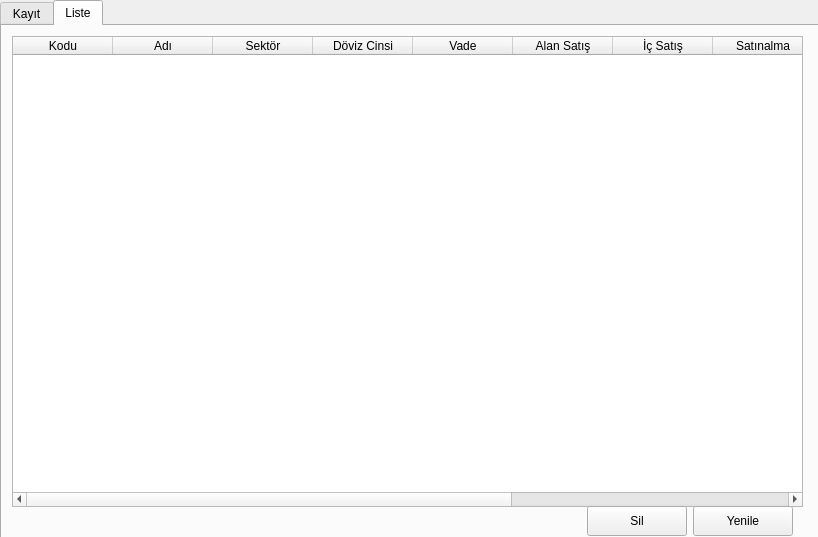
<?xml version="1.0" encoding="UTF-8"?>
<ui version="4.0">
 <class>Form</class>
 <widget class="QWidget" name="Form">
  <property name="geometry">
   <rect>
    <x>0</x>
    <y>0</y>
    <width>818</width>
    <height>537</height>
   </rect>
  </property>
  <property name="windowTitle">
   <string>Form</string>
  </property>
  <property name="windowIcon">
   <iconset theme="QIcon::ThemeIcon::ContactNew"/>
  </property>
  <widget class="QTabWidget" name="tabWidget">
   <property name="geometry">
    <rect>
     <x>0</x>
     <y>0</y>
     <width>820</width>
     <height>541</height>
    </rect>
   </property>
   <property name="currentIndex">
    <number>1</number>
   </property>
   <widget class="QWidget" name="kTab">
    <attribute name="title">
     <string>Kayıt</string>
    </attribute>
    <widget class="QLabel" name="result">
     <property name="geometry">
      <rect>
       <x>70</x>
       <y>490</y>
       <width>171</width>
       <height>16</height>
      </rect>
     </property>
     <property name="text">
      <string/>
     </property>
    </widget>
    <widget class="QPushButton" name="saveButton">
     <property name="geometry">
      <rect>
       <x>692</x>
       <y>480</y>
       <width>100</width>
       <height>30</height>
      </rect>
     </property>
     <property name="text">
      <string>Kaydet</string>
     </property>
     <property name="icon">
      <iconset theme="QIcon::ThemeIcon::DocumentSave"/>
     </property>
    </widget>
    <widget class="QFrame" name="accountinf">
     <property name="geometry">
      <rect>
       <x>0</x>
       <y>20</y>
       <width>791</width>
       <height>161</height>
      </rect>
     </property>
     <property name="frameShape">
      <enum>QFrame::Shape::StyledPanel</enum>
     </property>
     <property name="frameShadow">
      <enum>QFrame::Shadow::Raised</enum>
     </property>
     <widget class="QLineEdit" name="ckodu_line">
      <property name="geometry">
       <rect>
        <x>80</x>
        <y>11</y>
        <width>231</width>
        <height>22</height>
       </rect>
      </property>
     </widget>
     <widget class="QLineEdit" name="cadi_line">
      <property name="geometry">
       <rect>
        <x>80</x>
        <y>50</y>
        <width>231</width>
        <height>22</height>
       </rect>
      </property>
     </widget>
     <widget class="QLineEdit" name="csektor_line">
      <property name="geometry">
       <rect>
        <x>80</x>
        <y>90</y>
        <width>231</width>
        <height>22</height>
       </rect>
      </property>
     </widget>
     <widget class="QLabel" name="ckodu_label">
      <property name="geometry">
       <rect>
        <x>10</x>
        <y>11</y>
        <width>61</width>
        <height>16</height>
       </rect>
      </property>
      <property name="text">
       <string>Cari Kodu</string>
      </property>
     </widget>
     <widget class="QLabel" name="cadi_label">
      <property name="geometry">
       <rect>
        <x>10</x>
        <y>50</y>
        <width>49</width>
        <height>16</height>
       </rect>
      </property>
      <property name="text">
       <string>Cari Adı</string>
      </property>
     </widget>
     <widget class="QLabel" name="csektor_label">
      <property name="geometry">
       <rect>
        <x>10</x>
        <y>90</y>
        <width>49</width>
        <height>16</height>
       </rect>
      </property>
      <property name="text">
       <string>Sektörü</string>
      </property>
     </widget>
     <widget class="QLabel" name="dc_label">
      <property name="geometry">
       <rect>
        <x>10</x>
        <y>130</y>
        <width>61</width>
        <height>16</height>
       </rect>
      </property>
      <property name="text">
       <string>Döviz Cinsi</string>
      </property>
     </widget>
     <widget class="QLabel" name="isatis_label">
      <property name="geometry">
       <rect>
        <x>450</x>
        <y>50</y>
        <width>49</width>
        <height>16</height>
       </rect>
      </property>
      <property name="text">
       <string>İç Satış</string>
      </property>
     </widget>
     <widget class="QLineEdit" name="asatis_line">
      <property name="geometry">
       <rect>
        <x>520</x>
        <y>11</y>
        <width>231</width>
        <height>22</height>
       </rect>
      </property>
     </widget>
     <widget class="QLineEdit" name="isatis_line">
      <property name="geometry">
       <rect>
        <x>520</x>
        <y>50</y>
        <width>231</width>
        <height>22</height>
       </rect>
      </property>
     </widget>
     <widget class="QLabel" name="asatis_label">
      <property name="geometry">
       <rect>
        <x>450</x>
        <y>11</y>
        <width>61</width>
        <height>16</height>
       </rect>
      </property>
      <property name="text">
       <string>Alan Satış</string>
      </property>
     </widget>
     <widget class="QLabel" name="vade_label">
      <property name="geometry">
       <rect>
        <x>180</x>
        <y>130</y>
        <width>51</width>
        <height>20</height>
       </rect>
      </property>
      <property name="text">
       <string>Vade</string>
      </property>
     </widget>
     <widget class="QLineEdit" name="vade_line">
      <property name="geometry">
       <rect>
        <x>240</x>
        <y>130</y>
        <width>71</width>
        <height>22</height>
       </rect>
      </property>
     </widget>
     <widget class="QLineEdit" name="satinalma_line">
      <property name="geometry">
       <rect>
        <x>520</x>
        <y>90</y>
        <width>231</width>
        <height>22</height>
       </rect>
      </property>
     </widget>
     <widget class="QLineEdit" name="email_line">
      <property name="geometry">
       <rect>
        <x>520</x>
        <y>129</y>
        <width>231</width>
        <height>22</height>
       </rect>
      </property>
     </widget>
     <widget class="QLabel" name="email_label">
      <property name="geometry">
       <rect>
        <x>450</x>
        <y>129</y>
        <width>49</width>
        <height>16</height>
       </rect>
      </property>
      <property name="text">
       <string>E-Posta</string>
      </property>
     </widget>
     <widget class="QLabel" name="satinalma_label">
      <property name="geometry">
       <rect>
        <x>450</x>
        <y>90</y>
        <width>61</width>
        <height>16</height>
       </rect>
      </property>
      <property name="text">
       <string>Satınalma</string>
      </property>
     </widget>
     <widget class="QComboBox" name="dc_box">
      <property name="geometry">
       <rect>
        <x>80</x>
        <y>127</y>
        <width>75</width>
        <height>25</height>
       </rect>
      </property>
      <item>
       <property name="text">
        <string>TL</string>
       </property>
      </item>
      <item>
       <property name="text">
        <string>USD</string>
       </property>
      </item>
      <item>
       <property name="text">
        <string>EURO</string>
       </property>
      </item>
     </widget>
    </widget>
    <widget class="QLabel" name="label">
     <property name="geometry">
      <rect>
       <x>10</x>
       <y>186</y>
       <width>111</width>
       <height>20</height>
      </rect>
     </property>
     <property name="font">
      <font>
       <pointsize>11</pointsize>
       <bold>false</bold>
       <underline>true</underline>
      </font>
     </property>
     <property name="text">
      <string>İletişim Bilgisi</string>
     </property>
    </widget>
    <widget class="QLabel" name="durum">
     <property name="geometry">
      <rect>
       <x>10</x>
       <y>490</y>
       <width>61</width>
       <height>16</height>
      </rect>
     </property>
     <property name="text">
      <string>Durum :</string>
     </property>
    </widget>
    <widget class="QFrame" name="address">
     <property name="geometry">
      <rect>
       <x>0</x>
       <y>210</y>
       <width>791</width>
       <height>251</height>
      </rect>
     </property>
     <property name="frameShape">
      <enum>QFrame::Shape::StyledPanel</enum>
     </property>
     <property name="frameShadow">
      <enum>QFrame::Shadow::Raised</enum>
     </property>
     <widget class="QLineEdit" name="addr_line">
      <property name="geometry">
       <rect>
        <x>80</x>
        <y>11</y>
        <width>671</width>
        <height>22</height>
       </rect>
      </property>
     </widget>
     <widget class="QLabel" name="addr_label">
      <property name="geometry">
       <rect>
        <x>10</x>
        <y>13</y>
        <width>61</width>
        <height>16</height>
       </rect>
      </property>
      <property name="text">
       <string>Adres</string>
      </property>
     </widget>
     <widget class="QLineEdit" name="province_line">
      <property name="geometry">
       <rect>
        <x>80</x>
        <y>50</y>
        <width>161</width>
        <height>22</height>
       </rect>
      </property>
     </widget>
     <widget class="QLabel" name="province_label">
      <property name="geometry">
       <rect>
        <x>10</x>
        <y>52</y>
        <width>61</width>
        <height>16</height>
       </rect>
      </property>
      <property name="text">
       <string>İl</string>
      </property>
     </widget>
     <widget class="QLabel" name="district_label">
      <property name="geometry">
       <rect>
        <x>265</x>
        <y>52</y>
        <width>61</width>
        <height>16</height>
       </rect>
      </property>
      <property name="text">
       <string>İlçe</string>
      </property>
     </widget>
     <widget class="QLineEdit" name="district_line">
      <property name="geometry">
       <rect>
        <x>335</x>
        <y>50</y>
        <width>161</width>
        <height>22</height>
       </rect>
      </property>
     </widget>
     <widget class="QLabel" name="country_label">
      <property name="geometry">
       <rect>
        <x>520</x>
        <y>52</y>
        <width>61</width>
        <height>16</height>
       </rect>
      </property>
      <property name="text">
       <string>Ülke</string>
      </property>
     </widget>
     <widget class="QLineEdit" name="country_line">
      <property name="geometry">
       <rect>
        <x>590</x>
        <y>50</y>
        <width>161</width>
        <height>22</height>
       </rect>
      </property>
     </widget>
     <widget class="QLabel" name="mmail_label">
      <property name="geometry">
       <rect>
        <x>10</x>
        <y>90</y>
        <width>61</width>
        <height>16</height>
       </rect>
      </property>
      <property name="text">
       <string>Muh. Mail</string>
      </property>
     </widget>
     <widget class="QLineEdit" name="mmail_line">
      <property name="geometry">
       <rect>
        <x>80</x>
        <y>90</y>
        <width>231</width>
        <height>22</height>
       </rect>
      </property>
     </widget>
     <widget class="QLineEdit" name="mobil_line">
      <property name="geometry">
       <rect>
        <x>80</x>
        <y>170</y>
        <width>231</width>
        <height>22</height>
       </rect>
      </property>
     </widget>
     <widget class="QLabel" name="mobil_label">
      <property name="geometry">
       <rect>
        <x>10</x>
        <y>170</y>
        <width>61</width>
        <height>16</height>
       </rect>
      </property>
      <property name="text">
       <string>Mobil</string>
      </property>
     </widget>
     <widget class="QLineEdit" name="tel_line">
      <property name="geometry">
       <rect>
        <x>80</x>
        <y>130</y>
        <width>231</width>
        <height>22</height>
       </rect>
      </property>
     </widget>
     <widget class="QLabel" name="tel_label">
      <property name="geometry">
       <rect>
        <x>10</x>
        <y>130</y>
        <width>61</width>
        <height>16</height>
       </rect>
      </property>
      <property name="text">
       <string>Telefon</string>
      </property>
     </widget>
     <widget class="QLabel" name="fax_label">
      <property name="geometry">
       <rect>
        <x>10</x>
        <y>210</y>
        <width>61</width>
        <height>16</height>
       </rect>
      </property>
      <property name="text">
       <string>Fax</string>
      </property>
     </widget>
     <widget class="QLineEdit" name="fax_line">
      <property name="geometry">
       <rect>
        <x>80</x>
        <y>210</y>
        <width>231</width>
        <height>22</height>
       </rect>
      </property>
     </widget>
     <widget class="QLabel" name="iban_label">
      <property name="geometry">
       <rect>
        <x>340</x>
        <y>210</y>
        <width>61</width>
        <height>16</height>
       </rect>
      </property>
      <property name="text">
       <string>IBAN No</string>
      </property>
     </widget>
     <widget class="QLineEdit" name="vno_line">
      <property name="geometry">
       <rect>
        <x>420</x>
        <y>130</y>
        <width>331</width>
        <height>22</height>
       </rect>
      </property>
     </widget>
     <widget class="QLabel" name="bank_label">
      <property name="geometry">
       <rect>
        <x>340</x>
        <y>170</y>
        <width>61</width>
        <height>16</height>
       </rect>
      </property>
      <property name="text">
       <string>Banka Adı</string>
      </property>
     </widget>
     <widget class="QLineEdit" name="iban_line">
      <property name="geometry">
       <rect>
        <x>420</x>
        <y>210</y>
        <width>331</width>
        <height>22</height>
       </rect>
      </property>
     </widget>
     <widget class="QLabel" name="vno_label">
      <property name="geometry">
       <rect>
        <x>340</x>
        <y>130</y>
        <width>61</width>
        <height>16</height>
       </rect>
      </property>
      <property name="text">
       <string>Vergi No</string>
      </property>
     </widget>
     <widget class="QLineEdit" name="vd_line">
      <property name="geometry">
       <rect>
        <x>420</x>
        <y>90</y>
        <width>331</width>
        <height>22</height>
       </rect>
      </property>
     </widget>
     <widget class="QLineEdit" name="bank_line">
      <property name="geometry">
       <rect>
        <x>420</x>
        <y>170</y>
        <width>331</width>
        <height>22</height>
       </rect>
      </property>
     </widget>
     <widget class="QLabel" name="vd_label">
      <property name="geometry">
       <rect>
        <x>340</x>
        <y>90</y>
        <width>71</width>
        <height>16</height>
       </rect>
      </property>
      <property name="text">
       <string>Vergi Dairesi</string>
      </property>
     </widget>
    </widget>
    <widget class="QLabel" name="label_2">
     <property name="geometry">
      <rect>
       <x>10</x>
       <y>0</y>
       <width>111</width>
       <height>16</height>
      </rect>
     </property>
     <property name="font">
      <font>
       <pointsize>11</pointsize>
       <underline>true</underline>
      </font>
     </property>
     <property name="text">
      <string>Cari Bilgisi</string>
     </property>
    </widget>
    <widget class="QPushButton" name="clearButton">
     <property name="geometry">
      <rect>
       <x>585</x>
       <y>480</y>
       <width>100</width>
       <height>30</height>
      </rect>
     </property>
     <property name="text">
      <string>Temizle</string>
     </property>
     <property name="icon">
      <iconset theme="QIcon::ThemeIcon::DocumentNew"/>
     </property>
    </widget>
   </widget>
   <widget class="QWidget" name="rTab">
    <attribute name="title">
     <string>Liste</string>
    </attribute>
    <widget class="QTableWidget" name="tableWidget">
     <property name="geometry">
      <rect>
       <x>10</x>
       <y>10</y>
       <width>791</width>
       <height>471</height>
      </rect>
     </property>
     <column>
      <property name="text">
       <string>Kodu</string>
      </property>
     </column>
     <column>
      <property name="text">
       <string>Adı</string>
      </property>
     </column>
     <column>
      <property name="text">
       <string>Sektör</string>
      </property>
     </column>
     <column>
      <property name="text">
       <string>Döviz Cinsi</string>
      </property>
     </column>
     <column>
      <property name="text">
       <string>Vade</string>
      </property>
     </column>
     <column>
      <property name="text">
       <string>Alan Satış</string>
      </property>
     </column>
     <column>
      <property name="text">
       <string>İç Satış</string>
      </property>
     </column>
     <column>
      <property name="text">
       <string>Satınalma</string>
      </property>
     </column>
     <column>
      <property name="text">
       <string>E-Posta</string>
      </property>
     </column>
     <column>
      <property name="text">
       <string>Mobil</string>
      </property>
     </column>
     <column>
      <property name="text">
       <string>Rowid</string>
      </property>
     </column>
    </widget>
    <widget class="QPushButton" name="refresh">
     <property name="geometry">
      <rect>
       <x>691</x>
       <y>480</y>
       <width>100</width>
       <height>30</height>
      </rect>
     </property>
     <property name="text">
      <string>Yenile</string>
     </property>
     <property name="icon">
      <iconset theme="QIcon::ThemeIcon::ViewRefresh"/>
     </property>
    </widget>
    <widget class="QPushButton" name="silButton">
     <property name="geometry">
      <rect>
       <x>585</x>
       <y>480</y>
       <width>100</width>
       <height>30</height>
      </rect>
     </property>
     <property name="text">
      <string>Sil</string>
     </property>
     <property name="icon">
      <iconset theme="QIcon::ThemeIcon::EditDelete"/>
     </property>
    </widget>
   </widget>
  </widget>
 </widget>
 <resources/>
 <connections/>
</ui>
